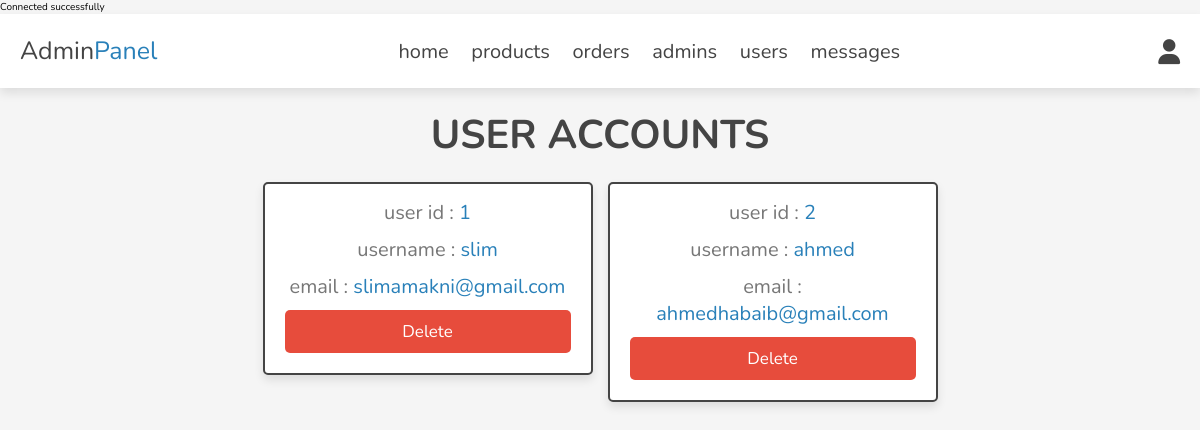
Screenshot of /admin/users_accounts.php (signed in) with the database file from the repository.
### tables this page shows
CREATE TABLE `users` (
  `id` int(100) NOT NULL,
  `name` varchar(20) NOT NULL,
  `email` varchar(50) NOT NULL,
  `password` varchar(50) NOT NULL
);

### admin/users_accounts.php (the view, shortened to what this page needs)
<?php
include '../components/connect.php';
?>
<!DOCTYPE html>
<html lang="en">
<head>
   <link rel="stylesheet" href="https://cdnjs.cloudflare.com/ajax/libs/font-awesome/6.1.1/css/all.min.css">
   <link rel="stylesheet" href="../css/admin_style.css">
</head>
<body>
<?php include '../components/admin_header.php'; ?>
<section class="accounts">
   <h1 class="heading">user accounts</h1>
   <div class="box-container">
   <?php
      $select_accounts = $conn->prepare("SELECT * FROM `users`");
      $select_accounts->execute();
      if($select_accounts->rowCount() > 0){
         while($fetch_accounts = $select_accounts->fetch(PDO::FETCH_ASSOC)){
   ?>
   <div class="box">
      <p> user id : <span><?= $fetch_accounts['id']; ?></span> </p>
      <p> username : <span><?= $fetch_accounts['name']; ?></span> </p>
      <p> email : <span><?= $fetch_accounts['email']; ?></span> </p>
      <a href="users_accounts.php?delete=<?= $fetch_accounts['id']; ?>" onclick="return confirm('delete this account? the user related information will also be delete!')" class="delete-btn">delete</a>
   </div>
   <?php
         }
      }else{
         echo '<p class="empty">no accounts available!</p>';
      }
   ?>
   </div>
</section>
</body>
</html>

### css/admin_style.css (style rules this page uses)
:root { --main-color:#2980b9; --orange:#f39c12; --red:#e74c3c; --black:#444; --white:#fff; --light-color:#777; --light-bg:#f5f5f5; --border:.2rem solid var(--black); --box-shadow:0 .5rem 1rem rgba(0,0,0,.1); }
* { font-family: 'Nunito', sans-serif; margin:0; padding:0; box-sizing: border-box; outline: none; border:none; text-decoration: none; }
html { font-size: 62.5%; overflow-x: hidden; }
body { background-color: var(--light-bg); }
section { padding:2rem; max-width: 1200px; margin:0 auto; }
.heading { font-size: 4rem; color:var(--black); margin-bottom: 2rem; text-align: center; text-transform: uppercase; }
.btn, .delete-btn, .option-btn { display: block; width: 100%; margin-top: 1rem; border-radius: .5rem; padding:1rem 3rem; font-size: 1.7rem; text-transform: capitalize; color:var(--white); cursor: pointer; text-align: center; }
.delete-btn { background-color: var(--red); }
.accounts .box-container { display: grid; grid-template-columns: repeat(auto-fit, 33rem); gap:1.5rem; align-items: flex-start; justify-content: center; }
.accounts .box-container .box { padding:2rem; padding-top: .5rem; border-radius: .5rem; text-align: center; border:var(--border); background-color: var(--white); box-shadow: var(--box-shadow); }
.accounts .box-container .box p { font-size: 2rem; color:var(--light-color); margin: 1rem 0; }
.accounts .box-container .box p span { color:var(--main-color); }

### rows the page displays
users: id "1", name "slim", email "slimamakni@gmail.com"
users: id "2", name "ahmed", email "ahmedhabaib@gmail.com"
